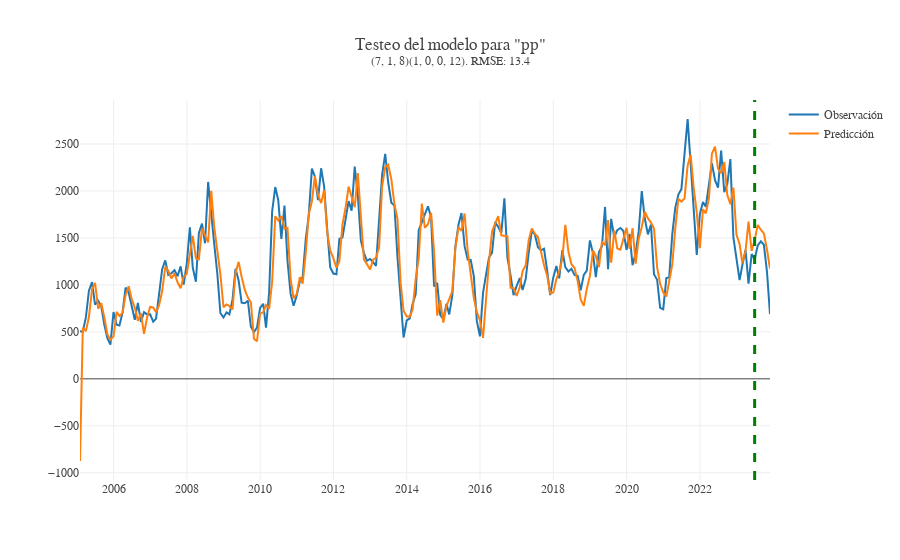

Here is the notebook cell this chart was saved with:
### Code cell
fitted = train_model_pp.fit(disp=False)
order_main = MODEL_ORDERS["pp"]["order"]
seasonal_order_main = MODEL_ORDERS["pp"]["seasonal_order"]
forecast_train = fitted.forecast(months_for_test, exog = X_new_train)
forecast_train = pd.concat([fitted.fittedvalues, forecast_train])
obs_pred_df = pd.DataFrame({"observado":y_test,
                            "prediccion": forecast_train})
RMSE = round(math.sqrt(mean_squared_error(obs_pred_df["observado"], obs_pred_df["prediccion"])), 2)
plot_predicc_obs_exog = go.Figure()
plot_predicc_obs_exog.add_trace(go.Scatter(x=y_test.index, y = y_test, name = "Observación"))
plot_predicc_obs_exog.add_trace(go.Scatter(x=obs_pred_df.index, y = obs_pred_df["prediccion"], name = "Predicción"))
plot_predicc_obs_exog.add_vline(x = obs_pred_df.index[-months_for_test], line_width=3, line_dash="dash", line_color="green")
plot_predicc_obs_exog.update_layout(template = None, title_text =f"Testeo del modelo para \"{'pp'}\"<br><sup>{order_main}{seasonal_order_main}. RMSE: {RMSE}",
font_family = "georgia")
plot_predicc_obs_exog.write_image("./output/testeo_exog_sarimax/testeo_endog_sarimax_pp.pdf")
plot_predicc_obs_exog.show()

### Figure 1 — Plotly figure (JSON) as saved in the notebook; plotly's stock layout.template omitted (floating-point values rounded to 4 significant figures; data arrays with more than 128 entries replaced by an {"elided": "..."} marker saying what was removed)
{"data": [{"name": "Observación", "type": "scatter", "x": {"elided": "227 str values"}, "y": {"elided": "227 float values"}}, {"name": "Predicción", "type": "scatter", "x": {"elided": "227 str values"}, "y": {"elided": "227 float values"}}], "layout": {"font": {"family": "georgia"}, "shapes": [{"line": {"color": "green", "dash": "dash", "width": 3}, "type": "line", "x0": "2023-06-30T00:00:00", "x1": "2023-06-30T00:00:00", "xref": "x", "y0": 0, "y1": 1, "yref": "y domain"}], "title": {"text": "Testeo del modelo para \"pp\"<br><sup>(7, 1, 8)(1, 0, 0, 12). RMSE: 13.4"}}}
